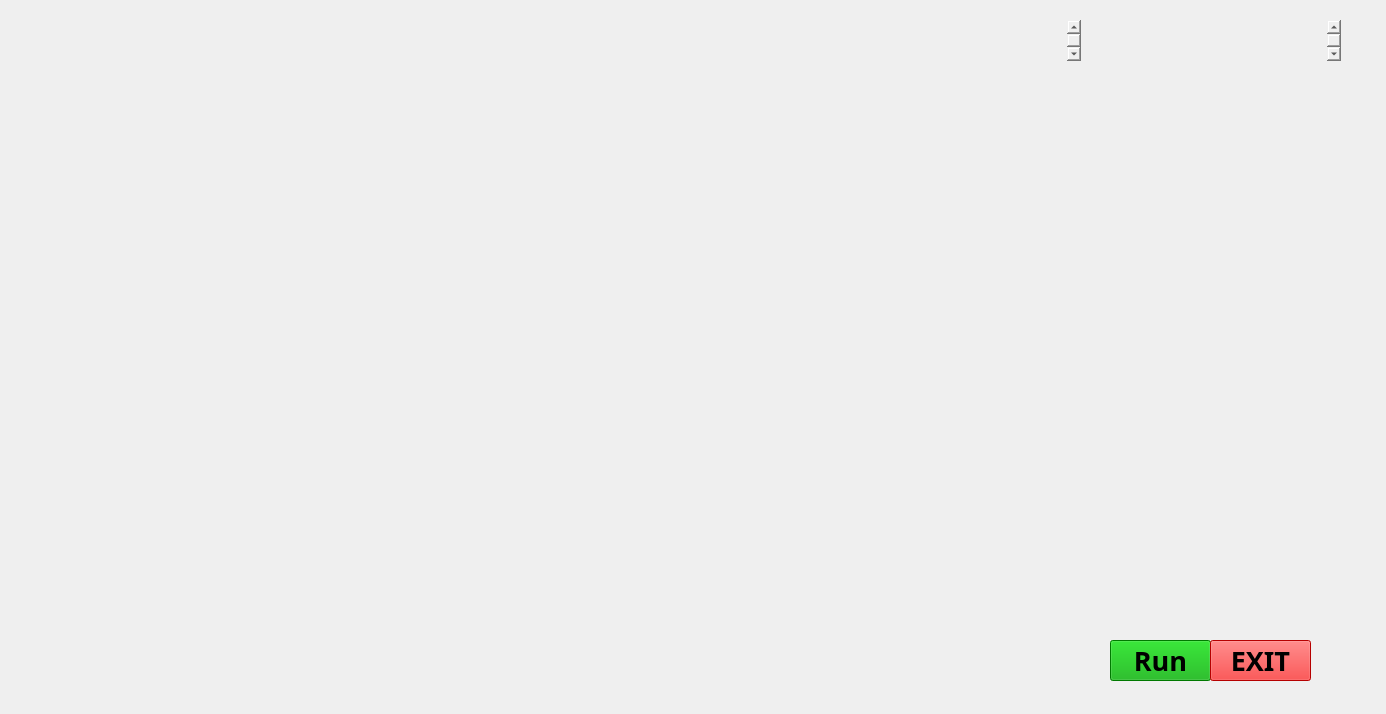
<?xml version="1.0" encoding="UTF-8"?>
<ui version="4.0">
 <class>jarvisUi</class>
 <widget class="QMainWindow" name="jarvisUi">
  <property name="geometry">
   <rect>
    <x>0</x>
    <y>0</y>
    <width>1386</width>
    <height>714</height>
   </rect>
  </property>
  <property name="windowTitle">
   <string>MainWindow</string>
  </property>
  <widget class="QWidget" name="centralwidget">
   <widget class="QLabel" name="label">
    <property name="geometry">
     <rect>
      <x>0</x>
      <y>0</y>
      <width>1371</width>
      <height>711</height>
     </rect>
    </property>
    <property name="text">
     <string/>
    </property>
    <property name="pixmap">
     <pixmap>C:/Users/USER/Downloads/full.gif</pixmap>
    </property>
    <property name="scaledContents">
     <bool>true</bool>
    </property>
   </widget>
   <widget class="QPushButton" name="pushButton">
    <property name="geometry">
     <rect>
      <x>1110</x>
      <y>640</y>
      <width>101</width>
      <height>41</height>
     </rect>
    </property>
    <property name="font">
     <font>
      <family>Bahnschrift SemiCondensed</family>
      <pointsize>20</pointsize>
      <weight>75</weight>
      <bold>true</bold>
     </font>
    </property>
    <property name="styleSheet">
     <string notr="true">background-color: rgb(0, 170, 0);</string>
    </property>
    <property name="text">
     <string>Run</string>
    </property>
   </widget>
   <widget class="QPushButton" name="pushButton_2">
    <property name="geometry">
     <rect>
      <x>1210</x>
      <y>640</y>
      <width>101</width>
      <height>41</height>
     </rect>
    </property>
    <property name="font">
     <font>
      <family>Bahnschrift SemiCondensed</family>
      <pointsize>20</pointsize>
      <weight>75</weight>
      <bold>true</bold>
     </font>
    </property>
    <property name="styleSheet">
     <string notr="true">background-color: rgb(255, 0, 0);</string>
    </property>
    <property name="text">
     <string>EXIT</string>
    </property>
   </widget>
   <widget class="QLabel" name="label_2">
    <property name="geometry">
     <rect>
      <x>0</x>
      <y>0</y>
      <width>371</width>
      <height>91</height>
     </rect>
    </property>
    <property name="text">
     <string/>
    </property>
    <property name="pixmap">
     <pixmap>C:/Users/USER/Downloads/initialize.gif</pixmap>
    </property>
    <property name="scaledContents">
     <bool>false</bool>
    </property>
   </widget>
   <widget class="QTextBrowser" name="textBrowser">
    <property name="geometry">
     <rect>
      <x>830</x>
      <y>20</y>
      <width>251</width>
      <height>41</height>
     </rect>
    </property>
    <property name="font">
     <font>
      <family>Franklin Gothic Heavy</family>
      <pointsize>18</pointsize>
      <italic>true</italic>
     </font>
    </property>
    <property name="styleSheet">
     <string notr="true">background:transparent;
border-radius:none;</string>
    </property>
   </widget>
   <widget class="QTextBrowser" name="textBrowser_2">
    <property name="geometry">
     <rect>
      <x>1080</x>
      <y>20</y>
      <width>261</width>
      <height>41</height>
     </rect>
    </property>
    <property name="font">
     <font>
      <family>Franklin Gothic Heavy</family>
      <pointsize>18</pointsize>
      <italic>true</italic>
     </font>
    </property>
    <property name="styleSheet">
     <string notr="true">background:transparent;
border-radius:none;</string>
    </property>
   </widget>
   <widget class="QLabel" name="label_3">
    <property name="geometry">
     <rect>
      <x>1030</x>
      <y>412</y>
      <width>291</width>
      <height>161</height>
     </rect>
    </property>
    <property name="text">
     <string/>
    </property>
    <property name="pixmap">
     <pixmap>C:/Users/USER/Downloads/jarvis-iron-man.gif</pixmap>
    </property>
    <property name="scaledContents">
     <bool>true</bool>
    </property>
   </widget>
  </widget>
 </widget>
 <resources/>
 <connections/>
</ui>
